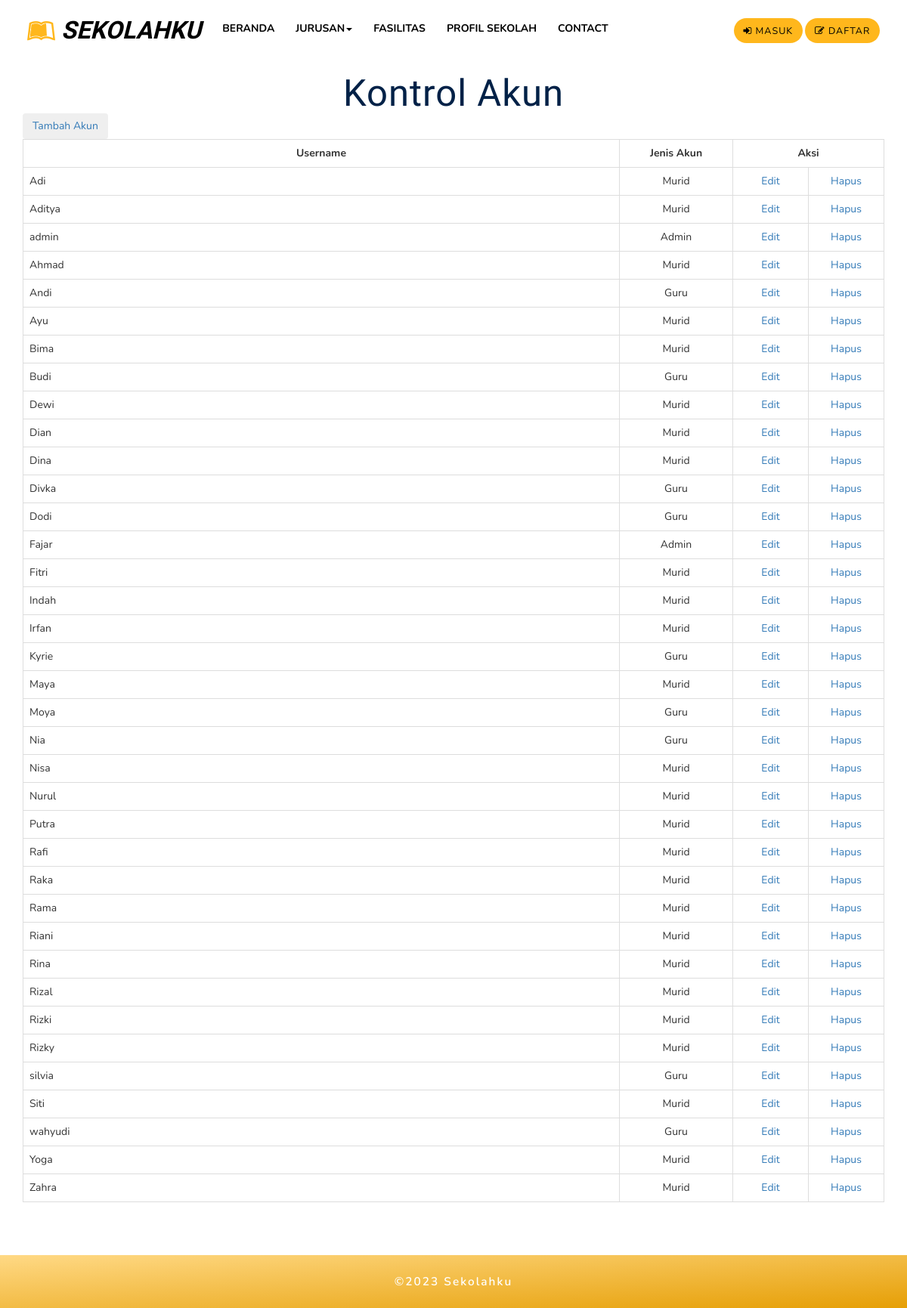
Page /admin/akun2.php on the earlier database version.
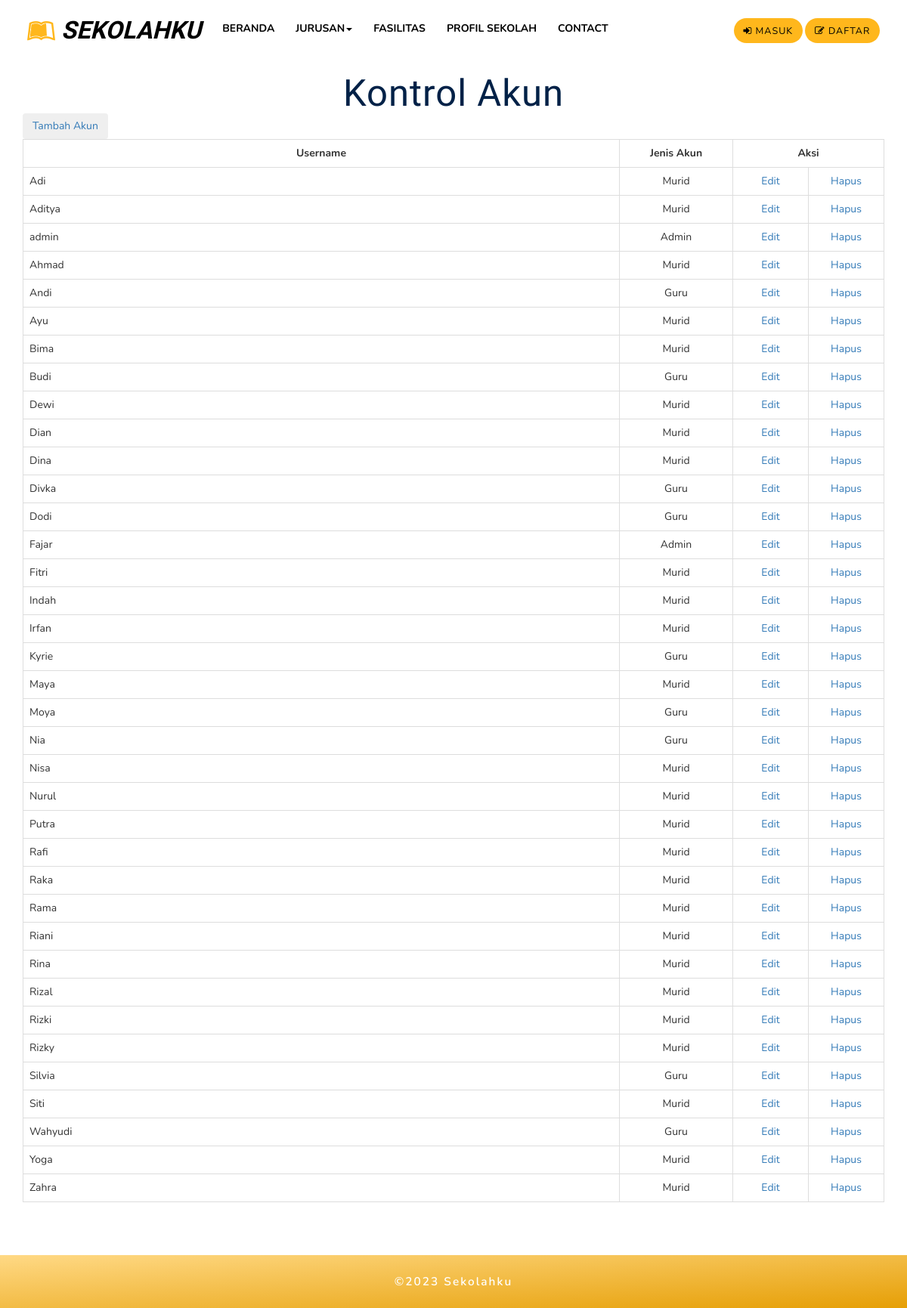
Same page on the later database version.
### tables this page shows
CREATE TABLE `akun` (
  `username` varchar(50) NOT NULL,
  `password` varchar(50) NOT NULL,
  `level` int(1) NOT NULL
);

### admin/akun2.php (the view, shortened to what this page needs)
<?php
include ('../koneksi.php');
?>
<!DOCTYPE html>
<html>
    <head>
        <link rel="stylesheet" href="../css/bootstrap.css">
        <link rel="stylesheet" href="../css/style.css" type="text/css" media="all" />
        <link rel="stylesheet" href="../css/font-awesome.css">
        <link rel="stylesheet" href="../css/swipebox.css">
        <link rel="stylesheet" href="../css/jquery-ui.css" />
        <link rel="stylesheet" href="../css/my.css"/>
    </head>
<body>
<?php include ('../navigasi2.php'); ?>
<div id="Akun_Control">
	<div class="container">
    <br>
    <h3 class="w3l-title"> Kontrol Akun </h3>
    <a href="add_akun.php"> <button class="btn"> Tambah Akun </button> </a>
    <div>
    	<table class="table table-bordered text-center">
        <tr>
        	<td><b> Username </td>
            <td width="150"><b> Jenis Akun </td>
            <td colspan="2"><b> Aksi </td>
        </tr>
<?php
$tampil="SELECT * FROM `akun` ORDER BY `akun`.`username` ASC  ";
$hasil=mysqli_query($koneksi, $tampil);
while ($data=mysqli_fetch_array($hasil))
{
	if ($data['level'] == 1)
	{
		$Level = "Admin";
	}
	else if ($data['level'] == 2)
	{
		$Level = "Guru";
	}
	else
	{
		$Level = "Murid";
	}
	echo "<td class='text-left'>$data[username]</TD>";
	echo "<td>$Level</TD>";
	echo "<td width='100'><a href='akun_edit.php?kode=$data[username]'>Edit</a></td>";
	echo "<td width='100'><a href='akun_hapus.php?kode=$data[username]'>Hapus</a></td>
</TR>";
}
?>
        </table>
    </div>
    </div>
</div>
<div class="w3layouts_copy_right">
	<div class="container">
		<p>©2023 Sekolahku</p>
	</div>
</div>
</body>
</html>

Differences in the rows shown:
removed akun: username "silvia", level "Guru"
removed akun: username "wahyudi", level "Guru"
added akun: username "Silvia", level "Guru"
added akun: username "Wahyudi", level "Guru"
